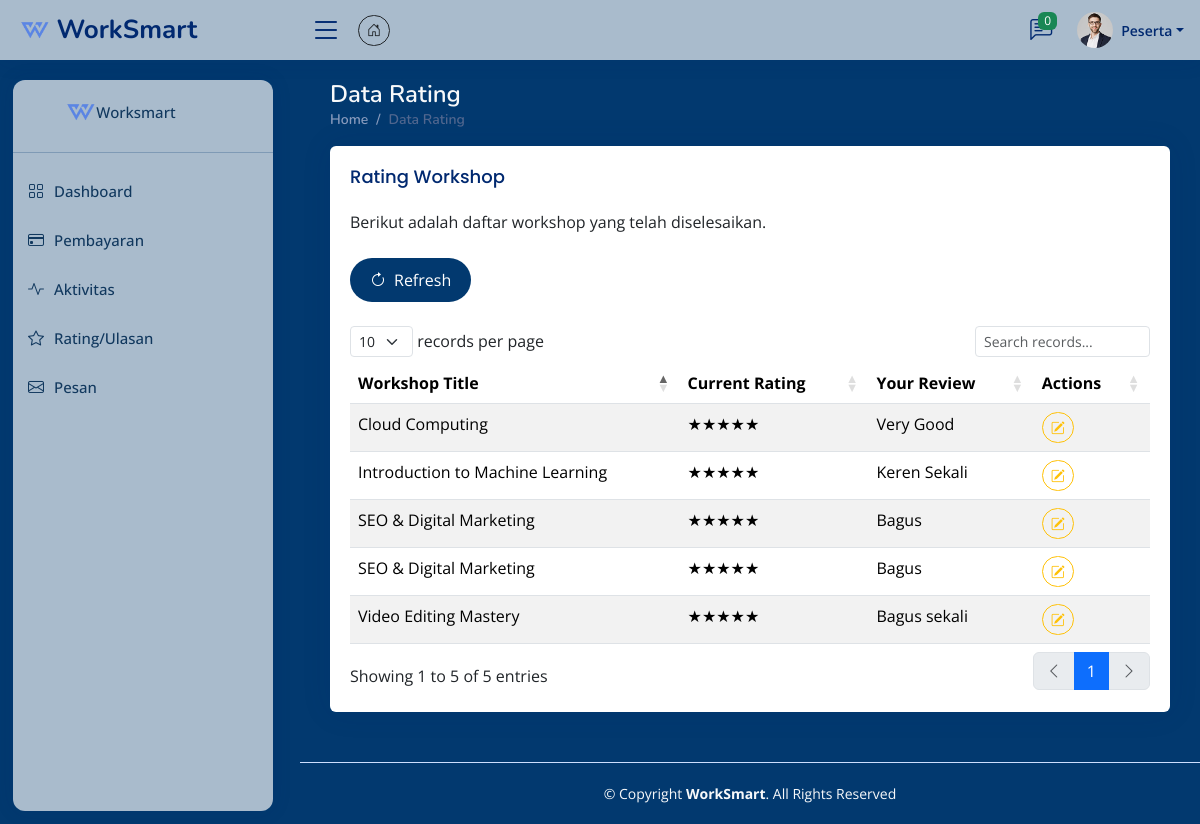
The app's page /pages/rating.php (signed in) with its own data.
### tables this page shows
CREATE TABLE `workshops` (
  `workshop_id` int(11) NOT NULL,
  `mitra_id` int(11) NOT NULL,
  `title` varchar(255) NOT NULL,
  `description` text DEFAULT NULL,
  `banner` varchar(100) NOT NULL,
  `training_overview` text NOT NULL,
  `trained_competencies` text NOT NULL,
  `training_session` text NOT NULL,
  `requirements` text NOT NULL,
  `benefits` text NOT NULL,
  `price` decimal(10,2) NOT NULL,
  `location` varchar(255) DEFAULT NULL,
  `start_date` datetime NOT NULL,
  `end_date` datetime DEFAULT NULL,
  `status` enum('active','inactive','cancelled') NOT NULL DEFAULT 'active',
  `created_at` timestamp NOT NULL DEFAULT current_timestamp(),
  `updated_at` timestamp NOT NULL DEFAULT current_timestamp() ON UPDATE current_timestamp()
);

CREATE TABLE `feedback` (
  `feedback_id` int(11) NOT NULL,
  `user_id` int(11) NOT NULL,
  `workshop_id` int(11) NOT NULL,
  `rating` int(11) DEFAULT NULL CHECK (`rating` between 1 and 5),
  `comment` text DEFAULT NULL,
  `created_at` timestamp NOT NULL DEFAULT current_timestamp()
);

### controllers/function.php (called while the page is built, shortened)
<?php
function getPurchasedWorkshops($user_id) {
    require '../databases/database.php';
    $sql = "SELECT
            w.*,
            r.registration_id,
            p.payment_status,
            f.rating as user_rating,
            f.comment,
            f.feedback_id
            FROM workshops w
            JOIN registrations r ON w.workshop_id = r.workshop_id
            JOIN payments p ON r.registration_id = p.registration_id
            LEFT JOIN feedback f ON w.workshop_id = f.workshop_id AND f.user_id = ?
            WHERE r.user_id = ?
            AND p.payment_status = 'successful'
            ORDER BY r.registration_date DESC";
    $stmt = $conn->prepare($sql);
    $stmt->bind_param("ii", $user_id, $user_id);
    $stmt->execute();
    return $stmt->get_result()->fetch_all(MYSQLI_ASSOC);
}
?>

### pages/rating.php (the view, shortened to what this page needs)
<?php
require '../controllers/function.php';
$purchasedWorkshops = getPurchasedWorkshops($_SESSION['user_id']);
?>
<!DOCTYPE html>
<html lang="en">
<head>
  <link href="assets/vendor/bootstrap/css/bootstrap.min.css" rel="stylesheet">
  <link href="assets/vendor/bootstrap-icons/bootstrap-icons.css" rel="stylesheet">
  <link href="assets/vendor/boxicons/css/boxicons.min.css" rel="stylesheet">
  <link href="assets/vendor/quill/quill.snow.css" rel="stylesheet">
  <link href="assets/vendor/quill/quill.bubble.css" rel="stylesheet">
  <link href="assets/vendor/remixicon/remixicon.css" rel="stylesheet">
  <link href="https://cdn.datatables.net/1.11.5/css/dataTables.bootstrap5.min.css" rel="stylesheet">
  <link href="https://cdn.datatables.net/responsive/2.2.9/css/responsive.bootstrap5.min.css" rel="stylesheet">
  <link href="https://cdn.datatables.net/buttons/2.2.2/css/buttons.bootstrap5.min.css" rel="stylesheet">
  <link href="assets/css/style.css" rel="stylesheet">
  <link href="assets/css/brand.css" rel="stylesheet">
</head>
<body>
  <?php require 'header.php'; ?>
  <?php require 'sidebar.php'; ?>
  <main id="main" class="main brand-bg-color">
    <div class="pagetitle">
      <h1 class="text-light">Data Rating</h1>
      <nav>
        <ol class="breadcrumb">
          <li class="breadcrumb-item"><a href="dashboard.php">Home</a></li>
          <li class="breadcrumb-item active">Data Rating</li>
        </ol>
      </nav>
    </div>
<section class="section dashboard">
      <div class="row">
        <div class="col-lg-12">
        <div class="card">
            <div class="card-body">
              <h5 class="card-title">Rating Workshop</h5>
              <p class="text-dark">Berikut adalah daftar workshop yang telah diselesaikan.</p>
              <a href="#" onclick="location.reload();" class="brand-btn btn mt-2 mb-4 rounded-pill"><i class="bi bi-arrow-clockwise me-2"></i>Refresh</a>
            <div class="table-responsive">
              <table class="table table-striped table-hover dt-responsive nowrap" id="participantTable" style="width:100%">
              <thead>
              <tr>
                  <th>Workshop Title</th>
                  <th>Current Rating</th>
                  <th>Your Review</th>
                  <th>Actions</th>
              </tr>
              </thead>
              <tbody>
              <?php
              foreach($purchasedWorkshops as $workshop) { ?>
                  <tr>
                      <td><?= $workshop['title'] ?></td>
                      <td>
                          <?php if($workshop['user_rating']): ?>
                              <?= str_repeat('★', $workshop['user_rating']) ?>
                          <?php else: ?>
                              <span class="text-muted">Not rated yet</span>
                          <?php endif; ?>
                      </td>
                      <td><?= $workshop['comment'] ?? 'No review yet' ?></td>
                      <td>
                          <?php if($workshop['user_rating']): ?>
                              <button type="button"
                                      class="btn btn-sm btn-outline-warning me-1 rounded-pill"
                                      data-bs-toggle="modal"
                                      data-bs-target="#editRating<?= $workshop['workshop_id'] ?>"
                                      title="Edit Rating">
                                  <i class="bi bi-pencil-square"></i>
                              </button>
                          <?php endif; ?>
                      </td>
                  </tr>
              <?php } ?>
              </tbody>
              </table>
            </div>
            </div>
          </div>
        </div>
      </div>
    </section>
  </main>
  <footer id="footer" class="footer brand-bg-color">
    <div class="copyright text-light">
      © Copyright <strong><span>WorkSmart</span></strong>. All Rights Reserved
    </div>
  </footer>
</body>
</html>

### pages/assets/css/style.css (style rules this page uses)
:root { scroll-behavior: smooth; }
body { font-family: "Open Sans", sans-serif; background: #02396f!important; color: #02396f!important; }
a { color: #275f96; text-decoration: none; }
h1, h2, h3, h4, h5, h6 { font-family: "Nunito", sans-serif; }
#main { margin-top: 60px; padding: 20px 30px; transition: all 0.3s; }
.pagetitle { margin-bottom: 10px; }
.pagetitle h1 { font-size: 24px; margin-bottom: 0; font-weight: 600; color: #012970; }
.card { margin-bottom: 30px; border: none; box-shadow: 0px 0 30px rgba(1, 41, 112, 0.1); }
.card-title { padding: 20px 0 15px 0; font-size: 18px; font-weight: 500; color: #012970; font-family: "Poppins", sans-serif; }
.card-body { padding: 0 20px 20px 20px; }
.breadcrumb { font-size: 14px; font-family: "Nunito", sans-serif; color: #899bbd; font-weight: 600; }
.breadcrumb a { color: #899bbd; transition: 0.3s; }
.breadcrumb .breadcrumb-item::before { color: #899bbd; }
.breadcrumb .active { color: #51678f; font-weight: 600; }
@media (min-width: 1200px) { #main, #footer { margin-left: 300px; } }
.footer { padding: 20px 0; font-size: 14px; transition: all 0.3s; border-top: 1px solid #cddfff; }
.footer .copyright { text-align: center; color: #012970; }

### pages/assets/css/brand.css (style rules this page uses)
.brand-bg-color { background-color: #02396f!important; }
.brand-btn { background-color: #02396f; color: white; border: none; padding: 10px 20px; border-radius: 5px; cursor: pointer; transition: all 0.3s ease; }
h1,h2,h3,h4,h5,p { color: white; }

### records on screen
workshops: title "Cloud Computing", feedback.rating "★★★★★", feedback.comment "Very Good"
workshops: title "SEO & Digital Marketing", feedback.rating "★★★★★", feedback.comment "Bagus"
workshops: title "Video Editing Mastery", feedback.rating "★★★★★", feedback.comment "Bagus sekali"
workshops: title "Introduction to Machine Learning", feedback.rating "★★★★★", feedback.comment "Keren Sekali"

### other values on screen
$_SESSION['first_name'] "Peserta"
